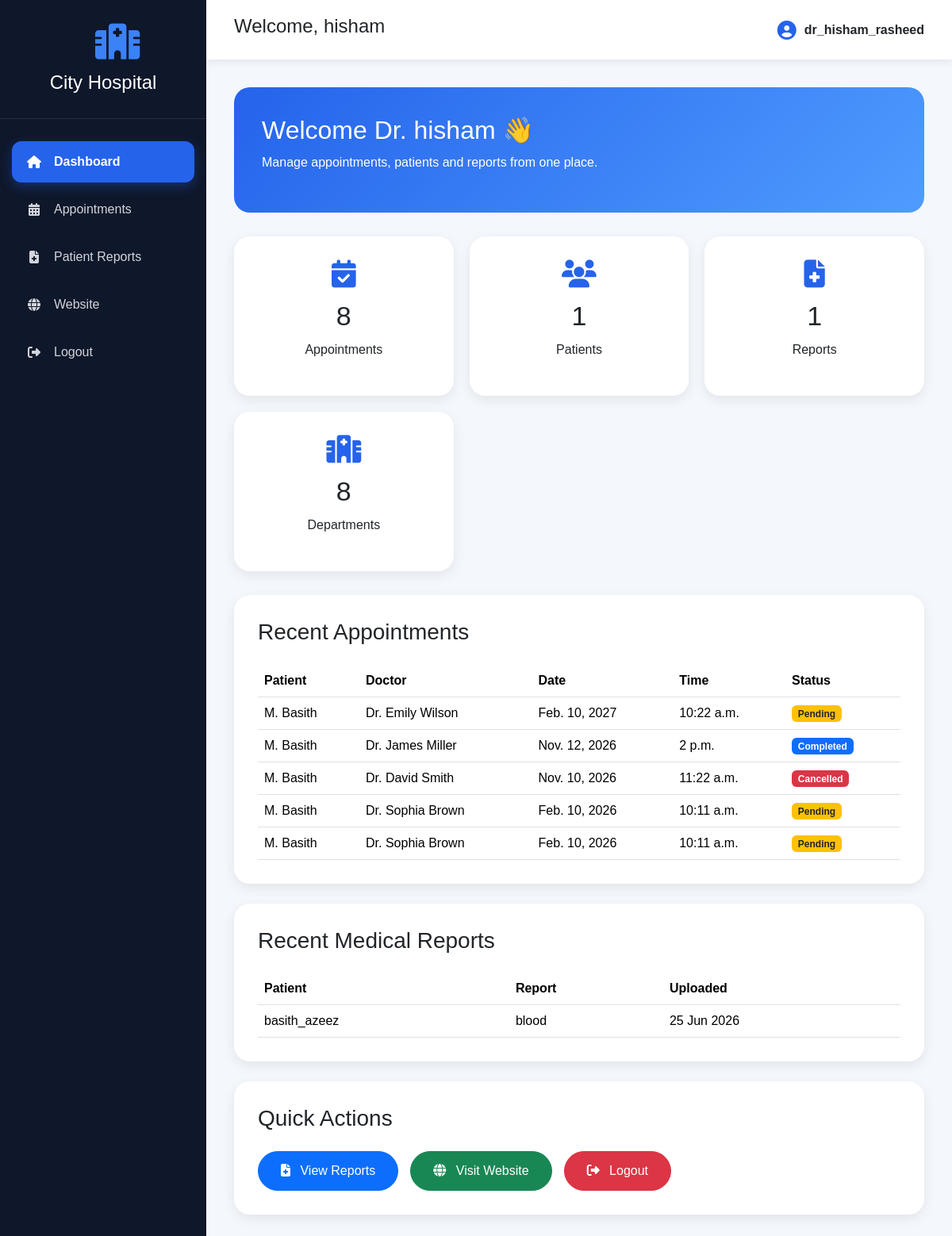
The app's page /doctor-dashboard/ (signed in) with its own data.
### student/models.py (models this page shows, shortened)
class CustomUser(AbstractUser):
    ROLE_CHOICES = (
        ('doctor', 'Doctor'),
        ('patient', 'Patient'),
    )
    role = models.CharField(
        max_length=20,
        choices=ROLE_CHOICES
    )

class Booking(models.Model):
    STATUS_CHOICES = (
        ("Pending", "Pending"),
        ("Confirmed", "Confirmed"),
        ("Completed", "Completed"),
        ("Cancelled", "Cancelled"),
    )
    patient_name = models.CharField(max_length=100)
    patient_email = models.EmailField()
    patient_phone = models.CharField(max_length=20)
    doctor = models.ForeignKey(
        Doctors,
        on_delete=models.CASCADE
    )
    appointment_date = models.DateField()
    appointment_time = models.TimeField()
    reason = models.TextField(
        blank=True
    )
    status = models.CharField(
        max_length=20,
        choices=STATUS_CHOICES,
        default="Pending"
    )
    created_at = models.DateTimeField(
        auto_now_add=True
    )

class Doctors(models.Model):
    doc_name = models.CharField(max_length=100)
    doc_spec = models.CharField(max_length=100)
    dep_name = models.ForeignKey(
        Department,
        on_delete=models.CASCADE
    )
    doc_image = models.CharField(
    max_length=100
    )
    experience = models.PositiveIntegerField(default=1)
    qualification = models.CharField(
        max_length=150
    )
    available = models.BooleanField(
        default=True
    )

class MedicalReport(models.Model):
    patient = models.ForeignKey(
        CustomUser,
        on_delete=models.CASCADE
    )
    report_name = models.CharField(max_length=100)
    report_file = models.FileField(
        upload_to="reports/"
    )
    uploaded_at = models.DateTimeField(
        auto_now_add=True
    )

### student/views.py (the view)
@login_required(login_url="login")
def doctor_dashboard(request):
    if request.user.role != "doctor":
        return redirect("patient_dashboard")
    appointments = Booking.objects.all().order_by(
        "-appointment_date",
        "-appointment_time"
    )
    reports = MedicalReport.objects.all().order_by("-uploaded_at")[:5]
    context = {
        "appointments": appointments,
        "reports": reports,
        "appointment_count": appointments.count(),
        "patient_count": Booking.objects.values(
            "patient_email"
        ).distinct().count(),
        "doctor_count": Doctors.objects.count(),
        "department_count": Department.objects.count(),
        "report_count": MedicalReport.objects.count(),
        "active_page": "dashboard",
    }
    return render(
        request,
        "doctor_dashboard.html",
        context
    )

### templates/doctor_dashboard.html (shortened to what this page needs)
{% extends "dashboard_base.html" %}
{% block content %}
<div class="welcome-card">
    <h2>
        Welcome Dr. {{ user.first_name|default:user.username }} 👋
    </h2>
    <p>
        Manage appointments, patients and reports from one place.
    </p>
</div>
<div class="stats-grid">
    <div class="stat-card">
        <i class="fa-solid fa-calendar-check"></i>
        <h3>{{ appointment_count }}</h3>
        <p>Appointments</p>
    </div>
    <div class="stat-card">
        <i class="fa-solid fa-users"></i>
        <h3>{{ patient_count }}</h3>
        <p>Patients</p>
    </div>
    <div class="stat-card">
        <i class="fa-solid fa-file-medical"></i>
        <h3>{{ report_count }}</h3>
        <p>Reports</p>
    </div>
    <div class="stat-card">
        <i class="fa-solid fa-hospital"></i>
        <h3>{{ department_count }}</h3>
        <p>Departments</p>
    </div>
</div>
<div class="dashboard-card">
    <h3 class="mb-4">
        Recent Appointments
    </h3>
    <table class="table table-hover">
        <thead>
            <tr>
                <th>Patient</th>
                <th>Doctor</th>
                <th>Date</th>
                <th>Time</th>
                <th>Status</th>
            </tr>
        </thead>
        <tbody>
        {% for appointment in appointments|slice:":5" %}
            <tr>
                <td>{{ appointment.patient_name }}</td>
                <td>{{ appointment.doctor.doc_name }}</td>
                <td>{{ appointment.appointment_date }}</td>
                <td>{{ appointment.appointment_time }}</td>
                <td>
                    {% if appointment.status == "Pending" %}
                        <span class="badge bg-warning text-dark">
                            Pending
                        </span>
                    {% elif appointment.status == "Confirmed" %}
                        <span class="badge bg-success">
                            Confirmed
                        </span>
                    {% elif appointment.status == "Completed" %}
                        <span class="badge bg-primary">
                            Completed
                        </span>
                    {% else %}
                        <span class="badge bg-danger">
                            Cancelled
                        </span>
                    {% endif %}
                </td>
            </tr>
        {% empty %}
            <tr>
                <td colspan="5">
                    No Appointments Found
                </td>
            </tr>
        {% endfor %}
        </tbody>
    </table>
</div>
<div class="dashboard-card">
    <h3 class="mb-4">
        Recent Medical Reports
    </h3>
    <table class="table table-hover">
        <thead>
            <tr>
                <th>Patient</th>
                <th>Report</th>
                <th>Uploaded</th>
            </tr>
        </thead>
        <tbody>
        {% for report in reports %}
            <tr>
                <td>{{ report.patient.username }}</td>
                <td>{{ report.report_name }}</td>
                <td>{{ report.uploaded_at|date:"d M Y" }}</td>
            </tr>
        {% empty %}
            <tr>
                <td colspan="3">
                    No Reports Uploaded
                </td>
            </tr>
        {% endfor %}
        </tbody>
    </table>
</div>
<div class="dashboard-card">
    <h3 class="mb-4">
        Quick Actions
    </h3>
    <div class="action-buttons">
        <a href="{% url 'view_reports' %}" class="btn btn-primary">
            <i class="fa-solid fa-file-medical me-2"></i>
            View Reports
        </a>
        <a href="{% url 'home' %}" class="btn btn-success">
            <i class="fa-solid fa-globe me-2"></i>
            Visit Website
        </a>
        <a href="{% url 'logout' %}" class="btn btn-danger">
            <i class="fa-solid fa-right-from-bracket me-2"></i>
            Logout
        </a>
    </div>
</div>
{% endblock %}

### templates/dashboard_base.html (shortened to what this page needs)
{% load static %}
<!DOCTYPE html>
<html lang="en">
<head>
<link href="https://cdn.jsdelivr.net/npm/bootstrap@5.3.3/dist/css/bootstrap.min.css" rel="stylesheet">
<link rel="stylesheet"
href="https://cdnjs.cloudflare.com/ajax/libs/font-awesome/6.6.0/css/all.min.css">
<link rel="stylesheet"
href="{% static 'css/dashboard.css' %}">
</head>
<body>
<div class="dashboard-layout">
    <aside class="sidebar">
        <div class="logo">
            <i class="fa-solid fa-hospital"></i>
            <h3>City Hospital</h3>
        </div>
        <ul>
            {% if user.role == "doctor" %}
            <li>
                <a href="{% url 'doctor_dashboard' %}"
                   class="{% if active_page == 'dashboard' %}active{% endif %}">
                    <i class="fa-solid fa-house"></i>
                    Dashboard
                </a>
            </li>
            <li>
                <a href="{% url 'manage_appointments' %}"
                   class="{% if active_page == 'appointments' %}active{% endif %}">
                    <i class="fa-solid fa-calendar-days"></i>
                    Appointments
                </a>
            </li>
            <li>
                <a href="{% url 'view_reports' %}"
                   class="{% if active_page == 'view_reports' %}active{% endif %}">
                    <i class="fa-solid fa-file-medical"></i>
                    Patient Reports
                </a>
            </li>
            {% endif %}
            <li>
                <a href="{% url 'home' %}">
                    <i class="fa-solid fa-globe"></i>
                    Website
                </a>
            </li>
            <li>
                <a href="{% url 'logout' %}">
                    <i class="fa-solid fa-right-from-bracket"></i>
                    Logout
                </a>
            </li>
        </ul>
    </aside>
    <div class="main-content">
        <nav class="topbar">
            <div>
                <h4>
                    Welcome,
                    {{ user.first_name|default:user.username }}
                </h4>
            </div>
            <div class="user-box">
                <i class="fa-solid fa-circle-user"></i>
                {{ user.username }}
            </div>
        </nav>
        <main class="content">
            {% block content %}
            {% endblock %}
        </main>
    </div>
</div>
</body>
</html>

### static/css/dashboard.css (style rules this page uses)
* { margin:0; padding:0; box-sizing:border-box; }
body { background:#f4f7fc; font-family:Arial, Helvetica, sans-serif; }
.dashboard-layout { display:flex; min-height:100vh; }
.sidebar { width:260px; background:#0f172a; color:#fff; position:fixed; left:0; top:0; bottom:0; overflow-y:auto; }
.logo { text-align:center; padding:30px 20px; border-bottom:1px solid rgba(255,255,255,.1); }
.logo i { font-size:45px; color:#3b82f6; margin-bottom:15px; }
.logo h3 { margin:0; font-size:24px; }
.sidebar ul { list-style:none; padding:20px 0; }
.sidebar li { margin:8px 15px; }
.sidebar a { display:flex; align-items:center; gap:15px; padding:14px 18px; text-decoration:none; color:#d1d5db; border-radius:12px; transition:.3s; }
.sidebar i { width:20px; text-align:center; }
.main-content { margin-left:260px; width:calc(100% - 260px); }
.topbar { background:#fff; height:75px; display:flex; justify-content:space-between; align-items:center; padding:0 35px; box-shadow:0 3px 10px rgba(0,0,0,.08); }
.user-box { display:flex; align-items:center; gap:10px; font-weight:600; }
.user-box i { font-size:24px; color:#2563eb; }
.content { padding:35px; }
.welcome-card { background:linear-gradient(135deg,#2563eb,#4f9cff); color:white; padding:35px; border-radius:20px; margin-bottom:30px; }
.welcome-card h2 { margin-bottom:10px; }
.stats-grid { display:grid; grid-template-columns:repeat(auto-fit,minmax(220px,1fr)); gap:20px; margin-bottom:30px; }
.stat-card { background:white; border-radius:20px; padding:30px; text-align:center; box-shadow:0 5px 15px rgba(0,0,0,.08); transition:.3s; }
.stat-card i { font-size:35px; color:#2563eb; margin-bottom:15px; }
.stat-card h3 { font-size:34px; margin-bottom:10px; }
.dashboard-card { background:white; border-radius:20px; padding:30px; margin-bottom:25px; box-shadow:0 5px 15px rgba(0,0,0,.08); }
.action-buttons { display:flex; gap:15px; flex-wrap:wrap; }
.action-buttons .btn { border-radius:30px; padding:12px 28px; }
.table { margin-bottom:0; }
.sidebar a.active { background:#2563eb; color:#fff; font-weight:600; box-shadow:0 5px 15px rgba(37,99,235,.35); }
.sidebar a.active i { color:#fff; }

### records on screen
CustomUser: first_name "hisham", username "dr_hisham_rasheed"
Booking: patient_name "M. Basith", doctor.doc_name "Dr. Emily Wilson", appointment_date "Feb. 10, 2027", appointment_time "10:22 a.m.", status "Pending"
Booking: patient_name "M. Basith", doctor.doc_name "Dr. James Miller", appointment_date "Nov. 12, 2026", appointment_time "2 p.m.", status "Completed"
Booking: patient_name "M. Basith", doctor.doc_name "Dr. David Smith", appointment_date "Nov. 10, 2026", appointment_time "11:22 a.m.", status "Cancelled"
Booking: patient_name "M. Basith", doctor.doc_name "Dr. Sophia Brown", appointment_date "Feb. 10, 2026", appointment_time "10:11 a.m.", status "Pending"
Booking: patient_name "M. Basith", doctor.doc_name "Dr. Sophia Brown", appointment_date "Feb. 10, 2026", appointment_time "10:11 a.m.", status "Pending"
MedicalReport: patient.username "basith_azeez", report_name "blood", uploaded_at "25 Jun 2026"

### other values on screen
{{ appointment_count }} "8"
{{ patient_count }} "1"
{{ report_count }} "1"
{{ department_count }} "8"
